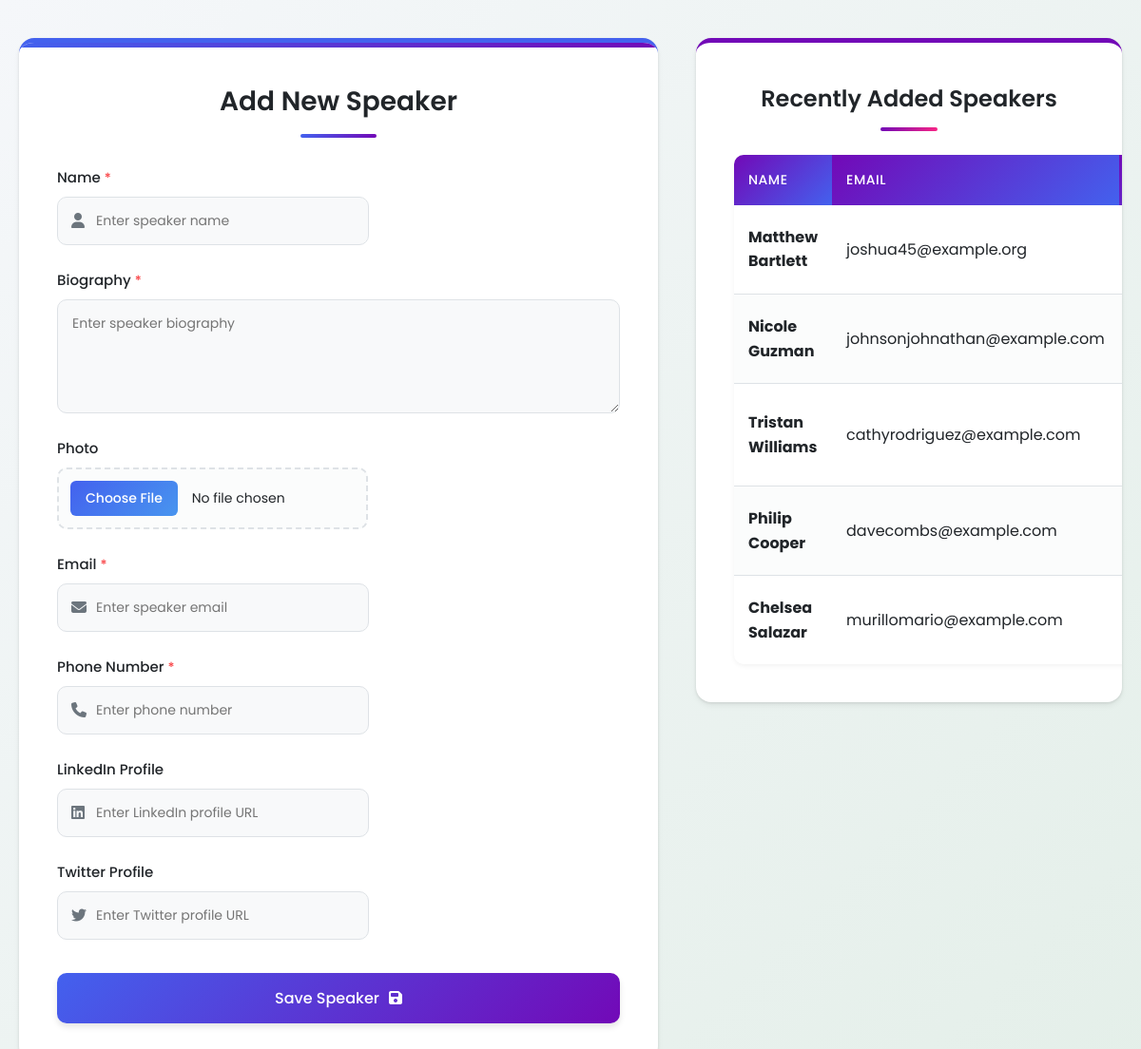
The app's page /speaker-form/ with its own data.
### event_app/models.py (models this page shows, shortened)
class Speaker_management(models.Model):
    name = models.CharField(max_length=100)
    biography = models.TextField()
    photo = models.ImageField(upload_to='speakers/', blank=True, null=True)
    email = models.EmailField()
    phone_number = models.CharField(max_length=20)
    linkedin_link = models.URLField(blank=True)
    twitter_link = models.URLField(blank=True)

### event_app/views.py (the view)
# urls.py: path('speaker-form/', views.speaker_forms, name='speaker_forms'),
def speaker_forms(request):
    if request.method == 'POST':
        form = SpeakerManagementForm(request.POST, request.FILES)
        if form.is_valid():
            speaker = form.save()
            messages.success(request, f'Speaker "{speaker.name}" added successfully!')
            return redirect('speaker_list')
        else:
            messages.error(request, 'Please correct the errors below.')
    else:
        form = SpeakerManagementForm()
    speakers = Speaker_management.objects.all().order_by('-id')[:5]
    try:
        context = {
            'form': form,
            'speakers': speakers,
            'error': None
        }
    except Exception as e:
        context = {
            'form': form,
            'speakers': [],
            'error': str(e)
        }
    return render(request, 'speaker_form.html', context)

### event_app/forms.py
class SpeakerManagementForm(forms.ModelForm):
    class Meta:
        model = Speaker_management
        fields = ['name', 'biography', 'photo', 'email', 'phone_number',
                 'linkedin_link', 'twitter_link']
        widgets = {
            'name': forms.TextInput(attrs={'class': 'form-control', 'placeholder': 'Enter speaker name'}),
            'biography': forms.Textarea(attrs={'class': 'form-control', 'rows': 4, 'placeholder': 'Enter speaker biography'}),
            'email': forms.EmailInput(attrs={'class': 'form-control', 'placeholder': 'Enter speaker email'}),
            'phone_number': forms.TextInput(attrs={'class': 'form-control', 'placeholder': 'Enter phone number'}),
            'linkedin_link': forms.URLInput(attrs={'class': 'form-control', 'placeholder': 'Enter LinkedIn profile URL'}),
            'twitter_link': forms.URLInput(attrs={'class': 'form-control', 'placeholder': 'Enter Twitter profile URL'}),
            'photo': forms.FileInput(attrs={'class': 'form-control'}),
        }

### event_app/templates/speaker_form.html (shortened to what this page needs)
<!DOCTYPE html>
<html lang="en">
<head>
    <link rel="stylesheet" href="https://cdnjs.cloudflare.com/ajax/libs/font-awesome/6.4.0/css/all.min.css">
</head>
<body>
    <div class="container">
        <div class="form-container">
            <h1 class="form-title">Add New Speaker</h1>
            <form method="POST" enctype="multipart/form-data" class="speaker-form">
                <div class="form-group">
                    <label for="{{ form.name.id_for_label }}">Name</label>
                    <div class="input-with-icon">
                        <i class="fas fa-user input-icon"></i>
                        {{ form.name }}
                    </div>
                </div>
                <div class="form-group">
                    <label for="{{ form.biography.id_for_label }}">Biography</label>
                    {{ form.biography }}
                </div>
                <div class="form-group">
                    <label for="{{ form.photo.id_for_label }}">Photo</label>
                    <div class="file-input-container">
                        {{ form.photo }}
                    </div>
                </div>
                <div class="form-group">
                    <label for="{{ form.email.id_for_label }}">Email</label>
                    <div class="input-with-icon">
                        <i class="fas fa-envelope input-icon"></i>
                        {{ form.email }}
                    </div>
                </div>
                <div class="form-group">
                    <label for="{{ form.phone_number.id_for_label }}">Phone Number</label>
                    <div class="input-with-icon">
                        <i class="fas fa-phone input-icon"></i>
                        {{ form.phone_number }}
                    </div>
                </div>
                <div class="form-group">
                    <label for="{{ form.linkedin_link.id_for_label }}">LinkedIn Profile</label>
                    <div class="input-with-icon">
                        <i class="fab fa-linkedin input-icon"></i>
                        {{ form.linkedin_link }}
                    </div>
                </div>
                <div class="form-group">
                    <label for="{{ form.twitter_link.id_for_label }}">Twitter Profile</label>
                    <div class="input-with-icon">
                        <i class="fab fa-twitter input-icon"></i>
                        {{ form.twitter_link }}
                    </div>
                </div>
                <button type="submit" class="submit-button">Save Speaker</button>
            </form>
        </div>
        <div class="recent-speakers">
            <h2>Recently Added Speakers</h2>
            {% if error %}
            <div class="error-message">
                Error loading speakers: {{ error }}
            </div>
            {% else %}
            <table>
                <thead>
                    <tr>
                        <th>Name</th>
                        <th>Email</th>
                        <th>Phone</th>
                    </tr>
                </thead>
                <tbody>
                    {% for speaker in speakers %}
                    <tr>
                        <td><strong>{{ speaker.name }}</strong></td>
                        <td>{{ speaker.email }}</td>
                        <td>{{ speaker.phone_number }}</td>
                    </tr>
                    {% empty %}
                    <tr>
                        <td colspan="4" class="no-speakers">No speakers added yet.</td>
                    </tr>
                    {% endfor %}
                </tbody>
            </table>
            {% endif %}
        </div>
    </div>
</body>
</html>

### records on screen
Speaker_management: name "Matthew Bartlett", email "joshua45@example.org"
Speaker_management: name "Nicole Guzman", email "johnsonjohnathan@example.com"
Speaker_management: name "Tristan Williams", email "cathyrodriguez@example.com"
Speaker_management: name "Philip Cooper", email "davecombs@example.com"
Speaker_management: name "Chelsea Salazar", email "murillomario@example.com"
